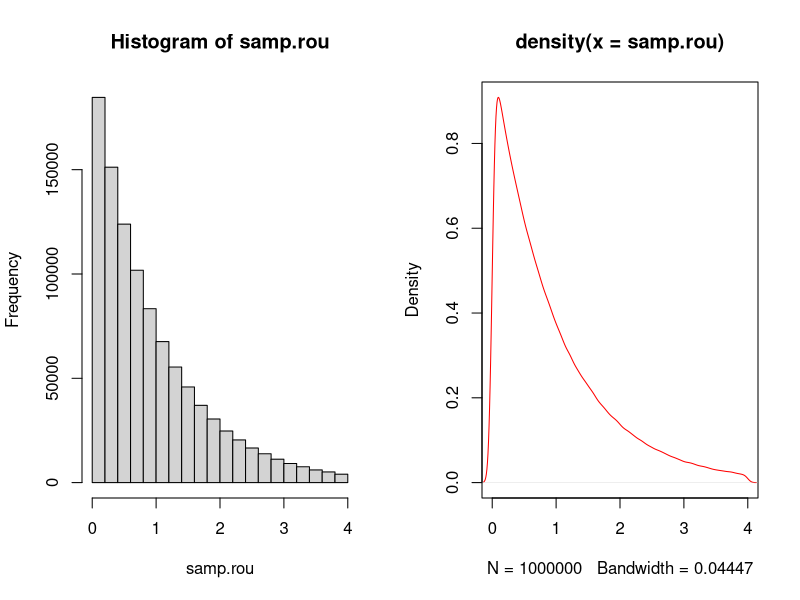

Generate this figure with R:
set.seed(191178)

N <- 1e6
a <- 4
samples <- matrix(0, nrow = N, ncol = 2)
done <- 0

max_u <- 1 / sqrt(1 - exp(-a))
max_v <- 2/(exp(1) * sqrt(1 - exp(-a)))

while(done < N) {
    prop.u <- runif(1, min = 0, max = max_u)
    prop.v <- runif(1, min = 0, max = max_v)

    if (prop.v < a*prop.u && (prop.u)^2 <= (exp(-prop.v/prop.u))/(1 - exp(-a))) {
        done <- done + 1
        samples[done, ] = c(prop.u, prop.v)
    }

}

samp.rou <- samples[,2]/samples[,1]

mean(samp.rou)
par(mfrow = c(1,2))
hist(samp.rou)
plot(density(samp.rou), col = 'red', xlim = c(0, 4))
